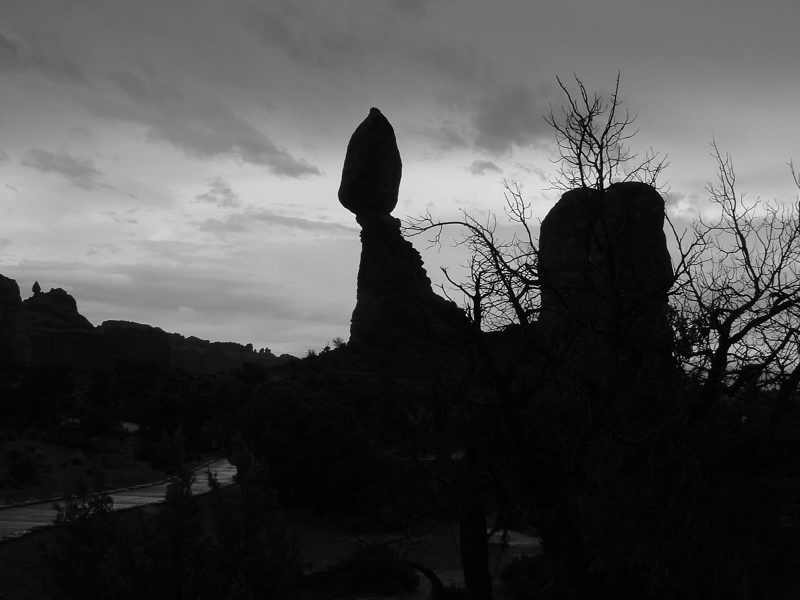
#> input picture Sheet01/images/dark.png, 800 x 600 px
$ jupyter execute sheet01_shubham.ipynb   (shell and % lines are left out)
#> lines starting #> are read from the running program, lines starting #| are printed output that depends on the picture; after the words box and inside, x2 and y2 are one past the last pixel; in counts of white or black regions, pixels touching at a corner belong together
Osnabrück University - Computer Vision (Winter Term 2024/25) - Dr. Ulf Krumnack, Lukas Niehaus, Robin Rawiel

# Exercise Sheet 01: Image Enhancement & Color

## Introduction

This is the first "real" homework sheet.

The homework sheets will usually be available at the beginning of the week and are supposed to be solved in groups. They have to be handed in before the next practice session (Monday evening). The exercises are then presented to your tutor in a small feedback session. To acquire the admission for the final exam, you will have to pass 𝑁−2 of the weekly provided exercise sheets.

Sign up for a group on Stud.IP if you have not already done so (See Participants -> Functions/Groups). The times mentioned there are the times for the feedback session of your group. If none of them fits, send any of the tutors an e-mail so we can try to arrange something.

Your group will have a group folder in Stud.IP under Documents. Upload your solutions there to hand them in.

This week's sheet should be solved and handed in before end of **Monday, November 17, 2024**. Please upload your results to your group's Stud.IP folder.

## Assignment 1: Computing Contrast and Entropy (5 points)

### a) Computing contrast

Provide functions to compute the local contrast, global contrast, and entropy of an image.

[cell 1]
import numpy as np
from imageio.v2 import imread
import matplotlib.pyplot as plt
plt.rcParams['image.cmap'] = 'gray'

def global_contrast(img, value_range=None):
    """
    Compute the global contrast for a given image.
    Args:
        img (ndarray): The grayscale image to compute the contrast for.
        value_range (tuple): The minimum and maximum values of the gray scale.

    Returns:
        contrast (float): The global contrast of the image.
    """

    # determine range: simplified, just checks for uint8
    if value_range is None:
        value_range = (0, 255) if img.dtype == np.uint8 else (0., 1.)
    R = value_range[1]-value_range[0]
    contrast = (np.max(img)-np.min(img))/R
    print(R,np.max(img),np.min(img))
    return contrast

img = imread('images/dark.png')
#> img is the input picture: shape (600, 800); min 0, max 255, mean 74
plt.title("Image global contrast: {:.4f} (min={}, max={})".format(global_contrast(img), img.min(), img.max()))
#> in global_contrast, `contrast = (np.max(img)-np.min(img))/R`: contrast = 1
#| 255 255 0
plt.imshow(img, vmin=0, vmax=255)
plt.show()

plt.hist(img.flatten(), 256, (0, 255))
plt.show()
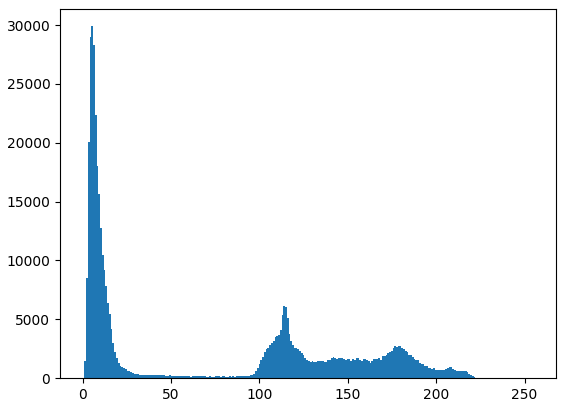
#> figure drawn by matplotlib, 1 panel; tallest bar 29901 high, from x = 4.98 to 5.98

[cell 2]
import numpy as np
import matplotlib.pyplot as plt
from imageio.v2 import imread

def local_contrast(img,use_padding=False):
    """
    Compute the local contrast for a given image.
    Args:
        img (ndarray): The grayscale image to compute the contrast for.

    Returns:
        contrast (float): The local contrast of the image.
    """
#> called with use_padding = False
    img = img.astype(dtype=np.float64)
    m = img.shape[0]
#> m = 600
    n = img.shape[1]
#> n = 800
    sum = 0.0
    if use_padding:
        img = np.pad(img, pad_width=1, mode='constant', constant_values=0)

    for i in range(1,m-1):
        for j in range(1,n-1):
            sum+=(abs( img[i][j] - (img[i-1][j]+img[i+1][j]+img[i][j-1]+img[i][j+1])/4.0)/((m-2)*(n-2)))
#> after the loop, sum = 2.88
    return sum

img = imread('images/dark.png')
plt.title("Image local contrast: {:.4f}".format(local_contrast(img)))
plt.imshow(img, vmin=0, vmax=255)
plt.show()

[cell 3]
import numpy as np
import math
from imageio.v2 import imread
import scipy.stats

def entropy(img):
    """
    Compute the entropy for a given image.
    Args:
        img (ndarray): The grayscale image to compute the entropy for.

    Returns:
        img_entropy (float): The entropy of the image.
    """
    img=img.flatten()
    probability=[np.count_nonzero(img==i)/img.size for i in range(0,256)]
#> probability = 256 values, max 0.0623 at index 5, min 0 at index 247, mean 0.00391
    ent=-np.sum([p*np.log2(p) for p in probability if p>0])
#> ent = 6.49
    return ent

img = imread('images/dark.png')
plt.title("Image Entropy value: {:.4f}".format(entropy(img)))
plt.imshow(img, vmin=0, vmax=255)
plt.show()

plt.hist(img.flatten(), 256, (0, 255))
plt.show()

assert math.isclose(entropy(img), scipy.stats.entropy(np.unique(img.flat, return_counts=True)[1], base=2))

### b) Example images

* construct an (artificial) image with high global contrast but low local contrast
* construct an (artificial) image with low global constrast but high local contrast
* construct an (artificial) image with maximal entropy but low local contrast

[cell 4]
import numpy as np
import matplotlib.pyplot as plt

def image_info(img):
    """ Displays an image, local and global contrast, and the entropy

    Args:
        img (ndarray): Image which is displayed and statics are computed for.

    """
    info = "global contrast: {:.4f}, local contrast: {:.4f}, entropy: {:.4f}"
    plt.title(info.format(global_contrast(img), local_contrast(img), entropy(img)))
    plt.imshow(img, vmin=0, vmax=255)
    plt.show()


img1 = np.zeros((256, 256),np.uint8)
#> img1: shape (256, 256); every value is 0
img1[:256//2,:]=0
img1[:256//2,:]=255
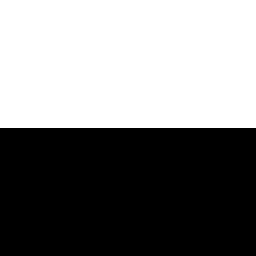
#> img1: shape (256, 256); 50% white; 1 white region, box (x1, y1, x2, y2) and area: (0, 0, 256, 128) 32768
image_info(img1)
#| 255 255 0


img2 = np.zeros((256, 256),np.uint8)
img2[::2, ::2] = 100
img2[1::2, 1::2] = 100
img2[::2, 1::2] = 110
img2[1::2, ::2] = 110

image_info(img2)


img3 = np.zeros((256, 256),np.uint8)
for i in range(0,256):
    img3[:,i]=i
image_info(img3)

## Assignment 2: Contrast enhancement (5 points)

### a) Image Contrast

Describe the concept of contrast in your own words and introduce different ways to measure it. How can low contrast be caused and when is this a problem (and when not)? What can be done to improve contrast?

Contrast is the difference of intensity in an image.
Low contrast is caused when the difference between colors in the image is too low. This makes it difficult to distinguish objects from their surroundings because the border is not prominent.
Low contrast is not a problem when we are looking to reduce noise or to simplify an image for processing

### b) Histogram equalization and entropy

How does histogram equalization work? What is entropy and how is it related to histogram equalization? For your answer focus on the (conceptually simpler) continuous case.

Histogram equalization applies a transform function to redistribute the intensity of the image uniformly. It improves information content of the image.

In the continues case, the range of gray values is infinite. We calculate Cumulative distributive function by integrating from 0 to r where r in a random number over a probabilistic function.

Entropy is a measure of randomness in the system. In histogram equalisation higher entropy means higher information content so we try to maximise entropy. It is highest for a uniform distribution

### c) Discrete histogram equalization

What problems occur when considering discrete images (i.e. with discrete coordinates and a finite number of gray levels)? Explain the tables on the lecture slides (CV-02 slides 29-32).

1. Write frequency distribution for each gray value upto the number of bits required to represent the maximum gray value in the image. Ex- Max gray value = 7 then 2^3 = 8. So we need 8 bits. Write frequency distribution for gray values from 0 to 7
2. Calculate probability of each gray value = frequency/sum of frequencies
3. Calculate cumulative probability
4. Multiply it with the bits (in this case 8)
5. Approximate it to nearest integer

## Assignment 3: Adaptive Histogram Equalization (5 points)

We have uploaded the original article on Contrast Limited Adaptive Histogram Equalization to StudIP [Zuiderveld, 1994](Zuiderveld-1994.pdf). You may use it as a base to answer this exercise.

### a) Adaptive Histogram Equalization (AHE)

Describe in your own words the idea of AHE. Why was it introduced and what are its main drawbacks?

Our vision is adapted to local contexts of an image. So instead of applying histogram equalisation to the entire image, we split it into multiple contexts (the ideal number is determined by experiments and type of image) and we then apply histogram equalisation to each region independently. But this sometimes introduces noise when the context is homogenous.

### b) Contrast Limited Adaptive Histogram Equalization (CLAHE)

Describe in your own words the idea of CLAHE. Why was it introduced and how does it work?

CLAHE is used to solve the noise problem of AHE. There is usually a threshold to number of pixels in each bin of the histogram. Once it is full, it is clipped and redistributed.

### c) Computation of AHE

How can AHE be implemented efficiently? Explain how the interpolation scheme works, why it is a valid approximation, and why it improves the runtime? Can you think of another way to compute AHE efficiently?

YOUR ANSWER HERE

### d) Applying AHE and CLAHE

Lookup functions for computing HE, AHE and CLAHE in the module `skimage.exposure` and apply them to the image `canada.png`. Compare your results to the lecture slides (CV-02, slide 24).

[cell 5]
from skimage import data, exposure, img_as_float
from imageio.v2 import imread
import matplotlib.pyplot as plt

img = imread('images/canada.png', pilmode='L')
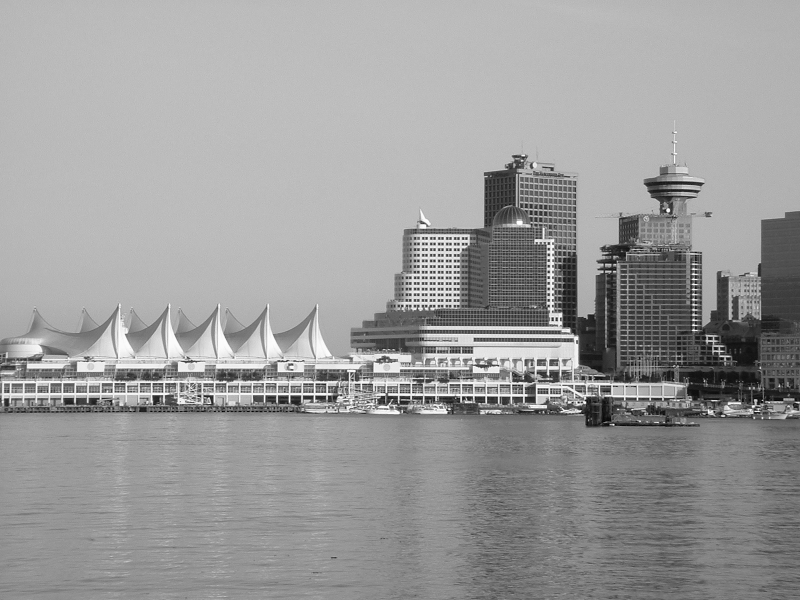
#> input picture Sheet01/images/canada.png, 800 x 600 px
#> img is the input picture: shape (600, 800); min 0, max 255, mean 155.4

img_he = exposure.equalize_hist(img)
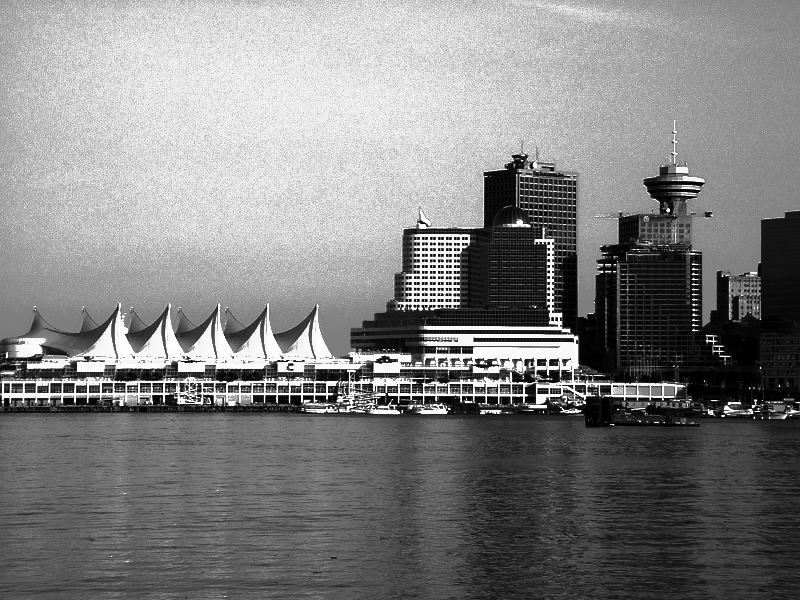
#> img_he: shape (600, 800) float64; min 4.17e-06, max 1, mean 0.509
img_ahe = exposure.equalize_adapthist(img,clip_limit=0)
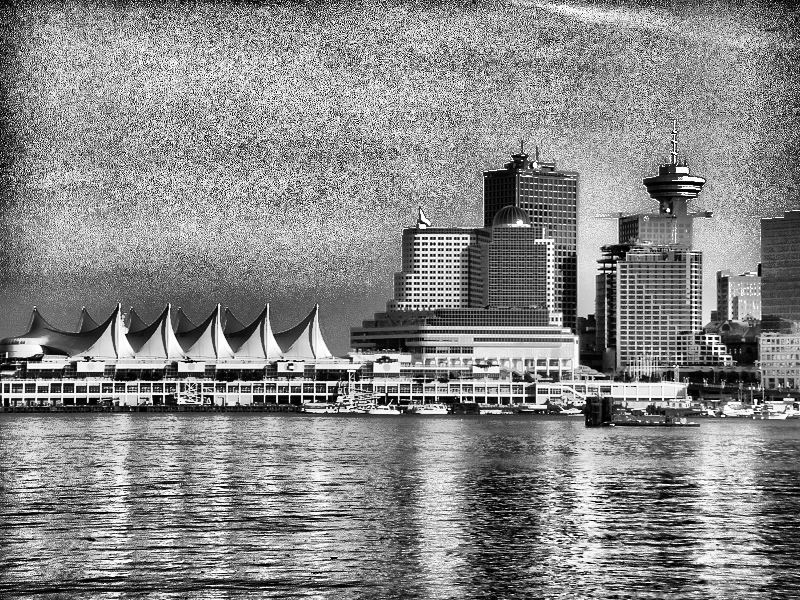
#> img_ahe: shape (600, 800) float64; min 0, max 1, mean 0.534
img_clahe = exposure.equalize_adapthist(img,clip_limit=0.001)

plt.figure(figsize=(12, 15))
plt.subplot(4,2,1)
plt.title("Original Image")
plt.imshow(img)
plt.subplot(4,2,2)
plt.title("entropy={:.4f}".format(entropy(img)))
plt.hist(img.flatten(), 256, (0, 255))

plt.subplot(4,2,3)
plt.title("HE")
plt.imshow(img_he)
plt.subplot(4,2,4)
plt.title("entropy={:.4f}".format(entropy(img_he)))
plt.hist(img_he.flatten(), 256, (0, 255))

plt.subplot(4,2,5)
plt.title("AHE")
plt.imshow(img_ahe)
plt.subplot(4,2,6)
plt.title("entropy={:.4f}".format(entropy(img_ahe)))
plt.hist(img_ahe.flatten(), 256, (0, 255))

plt.subplot(4,2,7)
plt.title("CLAHE")
plt.imshow(img_clahe)
plt.subplot(4,2,8)
plt.title("entropy={:.4f}".format(entropy(img_clahe)))
plt.hist(img_clahe.flatten(), 256, (0, 255))

plt.show()
#> figure, not shown here; panel 2: tallest bar 27901 high, from x = 186.3 to 187.3; panel 4: tallest bar 478041 high, from x = 0 to 0.996; panel 6: tallest bar 478124 high, from x = 0 to 0.996; panel 8: tallest bar 479992 high, from x = 0 to 0.996

## Assignment 4: Colormaps (5 points)

Colormaps can be used to map a grayscale image to a pseudo color image for contrast enhancment for human viewing. Three non-monotonic functions are applied to map a gray value to each of the three color channels of the output image.

### a) Describe the following three colormap classes in one sentence each:

* Sequential
* Diverging
* Qualitative

You may have a look at the matplotlib documentation.

* Sequential - It is used to represent ordered data, with change in hue or saturation often with a single color.
* Diverging - It is used to represent data that has a critical middle value or deviation around 0 with two colors meeting in the middle.
* Qualitative - It is used for unordered data and uses miscellaneous colors

For each of the above colormap classes give one example and display the red, green, and blue curves like on (CV-02, slide 43):

[cell 6]
import numpy as np
import matplotlib.pyplot as plt
import math

colors = []

colors.append((np.asarray((lambda x: (x**2)/256 ,
                           lambda x: x,
                           lambda x: 16 * np.sqrt(x))
                          ),"Sequential"))

colors.append((np.asarray((lambda x: - (1 / 128) * (x - 128)**2 + 128,
                           lambda x: 256 - 2 * np.abs(x - 128),
                           lambda x: - (1 / 64) * (x - 128)**2 + 256)
                          ),"Diverging"))

colors.append((np.asarray((lambda x: np.where(x <= 128, 50,150) ,
                           lambda x: np.where(x <= 64, 30,80),
                           lambda x: np.where(x <= 72, 40, 200))
                          ),"Qualitative"))

gray = np.arange(0,256)
a = np.tile(np.arange(256),(256,1))
plt.figure(figsize=(12,12))
for i, (color, label) in enumerate(colors):
    plt.subplot((len(color)//2)+1,2,i+1)
    plt.plot(gray, color[0](gray), 'red')
    plt.plot(gray, color[1](gray), 'green')
    plt.plot(gray, color[2](gray), 'blue')
    plt.imshow(np.stack([color[0](a),color[1](a),color[2](a)],axis=2)/256, origin='lower')
    plt.title(label)
plt.show()

### b) Implement Cube Helix colormapping
Generate a LookUp table with $256 \times 3$ entries describing the color values for all gray values beginning with black (0) up to white (255). Use the given parameters and use the following formula to compute an RGB value from a gray value $g$:
$$ \begin{pmatrix}R \\ G \\ B\end{pmatrix} =
\begin{pmatrix} \lambda ^ \gamma \\ \lambda ^ \gamma \\ \lambda ^ \gamma \end{pmatrix} + a \begin{pmatrix}-0.14861 & + 1.78277 \\
-0.29227 & -0.90649 \\ +1.97294 & 0\end{pmatrix} \begin{pmatrix}\cos \phi \\ \sin \phi\end{pmatrix}$$
with $\phi = 2 \pi (\frac{\text{start\_color }}{3} + \text{rotations}\cdot \lambda)$ and $ a = \frac{\text{hue}\cdot \lambda ^ \gamma \cdot( 1 - \lambda ^ \gamma)}{2}$ (with 'start\_color', 'rotations' and 'hue' being parameters describing the form of the helix, and $\gamma$ being the usual $\gamma$-factor).

Remember that this formula is for values between $0$ and $1$.
For more information you may refer to http://astron-soc.in/bulletin/11June/289392011.pdf

[cell 7]
import numpy as np
from imageio.v2 import imread
import matplotlib.pyplot as plt

start_color = 0.5
rotations = -1.5
hue = 1
gamma = 1
m = np.asmatrix([[-.14861, 1.78277],
            [-.29227, -.90649],
            [1.97294, 0]])

def generate_cube_helix_lookup_table():
    """Generate a lookup table for cube helix color mapping.

    Return:
        lookup_table (ndarray): The cube helix color map. (256,3)
    """
    lookup_table = np.empty((256,3), float)

    for i in np.arange(256):
        l=i/256.0
        alpha = (hue*l*(1-l))/2.0
        phi = 2*np.pi*(start_color/3+rotations*l)
        result = np.dot(m,np.asmatrix([[math.cos(phi)],[math.sin(phi)]]))
        lookup_table[i]=result.flatten()*alpha+l

    return lookup_table


def apply_colormap(img, loookup_table):
    """Apply a colormap to an image

    Args:
        img (ndarray): The image (ndim=2).
        lookup_table (ndarray): The lookup table (shape=(256,3)).

    Return:
        color_img (ndarray): The color image resulting from application of the colormap.
    """
    color_img = loookup_table[img]
    color_img[color_img>1] = 1.
    color_img[color_img<0] = 0.
    return color_img

img = imread('images/lung.png', pilmode='L')
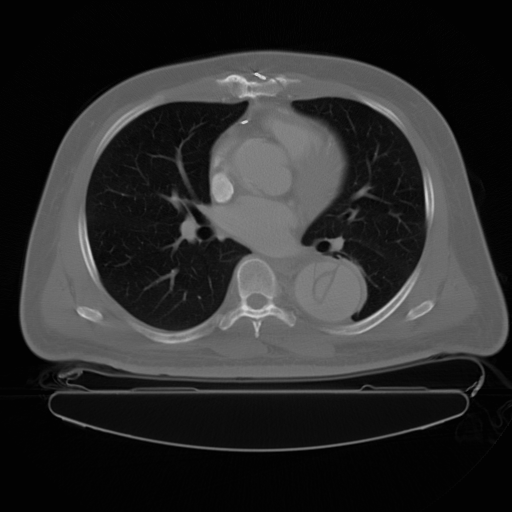
#> input picture Sheet01/images/lung.png, 512 x 512 px
#> img is the input picture: shape (512, 512); min 2, max 207, mean 44
lookup_table = generate_cube_helix_lookup_table()
img2 = apply_colormap(img, lookup_table)
#> in apply_colormap, `color_img = loookup_table[img]`:
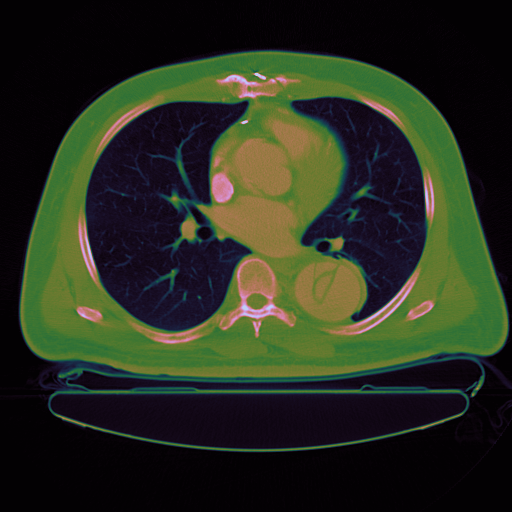
#> color_img: shape (512, 512, 3) float64; mean of channels 0, 1, 2 0.162, 0.186, 0.124; drawn as R, G, B

gray = np.arange(0,256)
a = np.tile(np.arange(256),(256,1))

int_table = (lookup_table*256).astype(int)
plt.figure(figsize=(8,8))
plt.plot(gray, int_table[gray,0], 'red')
plt.plot(gray, int_table[gray,1], 'green')
plt.plot(gray, int_table[gray,2], 'blue')
plt.imshow(np.stack([int_table[a,0],int_table[a,1],int_table[a,2]],axis=2)/256, origin='lower')
plt.title("Cube Helix")
plt.show()
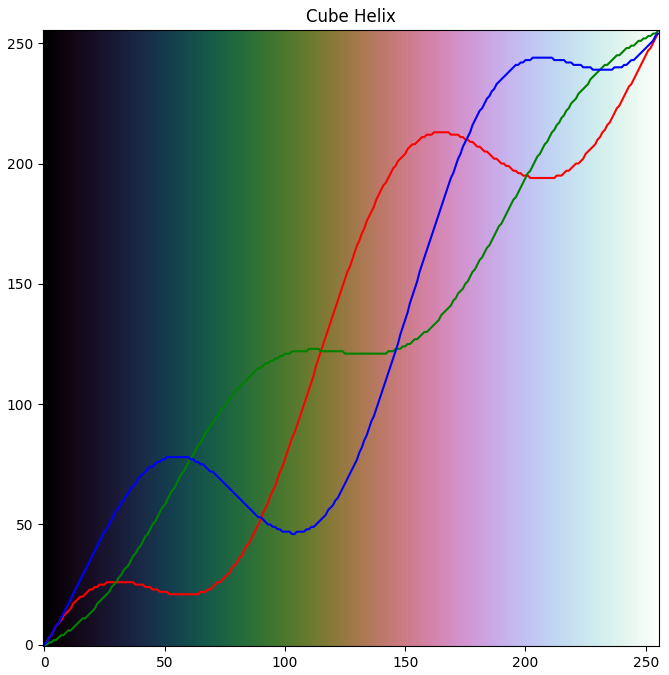
#> figure drawn by matplotlib, 1 panel

plt.figure(figsize=(20,10))
plt.subplot(1,2,1); plt.imshow(img, cmap = 'gray'); plt.axis('off')
plt.subplot(1,2,2); plt.imshow(img2); plt.axis('off')
plt.show()

### Jet Colormap [Bonus]

Explain why the Jet Colormap (used, for example, as standard colormap in matlab), is problematic compared to Cube Helix. Think of perceived luminance and black and white printing.

[cell 8]
# This code was taken from
# https://jakevdp.github.io/blog/2014/10/16/how-bad-is-your-colormap/

def grayify_cmap(cmap):
    """Return a grayscale version of the colormap

    Args:
        cmap (ndarray): RGB Colormap.

    Returns:
        (ndarray): Gray Colormap.

    """
    cmap = plt.get_cmap(cmap)
    colors = cmap(np.arange(cmap.N))

    # convert RGBA to perceived greyscale luminance
    # cf. http://alienryderflex.com/hsp.html
    RGB_weight = [0.299, 0.587, 0.114]
    luminance = np.sqrt(np.dot(colors[:, :3] ** 2, RGB_weight))
    colors[:, :3] = luminance[:, np.newaxis]

    return cmap.from_list(cmap.name + "_grayscale", colors, cmap.N)

def show_colormap(cmap):
    """Plots RGB colormap and grayified colormap

    Args:
        cmap (ndarray): Colormap.

    """
    im = np.outer(np.ones(10), np.arange(100))
    fig, ax = plt.subplots(2, figsize=(6, 1.5),
                           subplot_kw=dict(xticks=[], yticks=[]))
    fig.subplots_adjust(hspace=0.1)
    ax[0].imshow(im, cmap=cmap)
    ax[1].imshow(im, cmap=grayify_cmap(cmap))

# printing the jet colormap and how it would look like if printed black and white
show_colormap('jet')

# doing the same for cube helix
show_colormap('cubehelix')
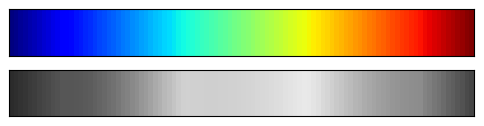
#> figure drawn by matplotlib, 2 panels
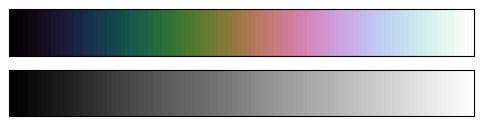
#> figure drawn by matplotlib, 2 panels
